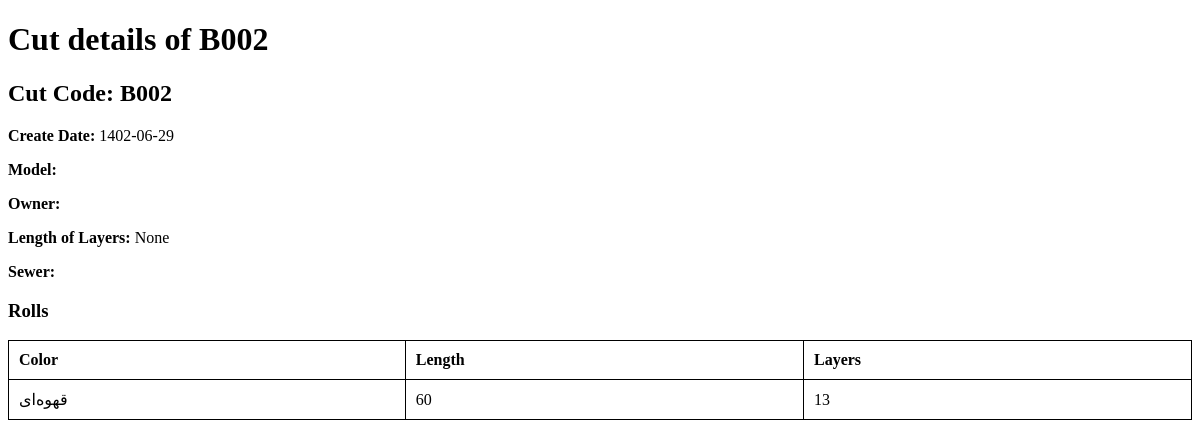
Screenshot of /api/cut/B002/ with the database file from the repository.
### core/models.py (models this page shows, shortened)
class Cut(models.Model):
    cut_code = models.CharField(max_length=100, primary_key=True)
    create_date = models.CharField(max_length=10, blank=True, null=True)
    owner = models.ForeignKey(Producer, on_delete=models.CASCADE, blank=True, null=True)
    sewer = models.ForeignKey('SewingHouseWorker', on_delete=models.SET_NULL, null=True, related_name='cuts', blank=True)
    model_name = models.CharField(max_length=100, blank=True, null=True)
    model_code = models.CharField(max_length=100, blank=True, null=True)
    lai_per_unit = models.PositiveSmallIntegerField(blank=True, null=True)
    product_per_layer = models.PositiveSmallIntegerField(blank=True, null=True)
    size = models.CharField(max_length=1, choices=Sizes.choices, default=Sizes.FREE, blank=True, null=True)
    length_of_layers = models.DecimalField(max_digits=3, decimal_places=2, blank=True, null=True)
    cutting_price = models.PositiveSmallIntegerField(blank=True, null=True)
    sewing_price = models.PositiveSmallIntegerField(blank=True, null=True)
    cutting_price_raw = models.PositiveSmallIntegerField(blank=True, null=True)
    sewing_price_raw = models.PositiveSmallIntegerField(blank=True, null=True)

class Roll(models.Model):
    cut = models.ForeignKey(Cut, related_name='rolls', on_delete=models.CASCADE, null=True)
    color = models.CharField(max_length=50, null=True)
    length = models.PositiveSmallIntegerField(null=True)
    layers = models.PositiveSmallIntegerField(null=True)
    products = models.PositiveSmallIntegerField(null=True)
    type_fabric = models.CharField(max_length=128, blank=True, null=True)
    def __str__(self) -> str:
        return f'{self.color} - {self.length} - {self.cut.cut_code}'

### core/views_func.py (the view)
# urls.py: path('cut/<str:cut_code>/', cut_detail, name='cut_detail'),
def cut_detail(request, cut_code):
    cut = get_object_or_404(Cut, cut_code=cut_code)
    rolls = cut.rolls.all()
    for roll in rolls:
        print(f"\n\n{roll}\n\n")
    return render(request, 'workhouse/cut_detail.html', {'cut': cut, 'rolls': rolls})

### core/templates/workhouse/cut_detail.html (shortened to what this page needs)
<!DOCTYPE html>
<html>
  <head>
  </head>
  <body>
    <h1>Cut details of {{ cut.cut_code }}</h1>
    <div class="cut-details">
      <h2>Cut Code: {{ cut.cut_code }}</h2>
      <p><strong>Create Date:</strong> {{ cut.create_date }}</p>
      <p><strong>Model:</strong> {{ cut.model }}</p>
      <p><strong>Owner:</strong> {{ cut.owner.name }}</p>
      <p><strong>Length of Layers:</strong> {{ cut.length_of_layers }}</p>
      <p><strong>Sewer:</strong> {{ cut.sewer.name }}</p>
      <h3>Rolls</h3>
      <table>
        <thead>
          <tr>
            <th>Color</th>
            <th>Length</th>
            <th>Layers</th>
          </tr>
        </thead>
        <tbody>
          {% for roll in rolls %}
          <tr>
            <td>{{ roll.color }}</td>
            <td>{{ roll.length }}</td>
            <td>{{ roll.layers }}</td>
          </tr>
          {% endfor %}
        </tbody>
      </table>
    </div>
  </body>
</html>

### core/templates/workhouse/cut_detail.html (style rules this page uses)
table { width: 100%; border-collapse: collapse; margin-bottom: 20px; }
table, th, td { border: 1px solid black; }
th, td { padding: 10px; text-align: left; }
.cut-details { margin-bottom: 20px; }

### rows the page displays
Cut: cut_code "B002", create_date "1402-06-29", length_of_layers "None"
Roll: color "قهوه‌ای", length "60", layers "13"
